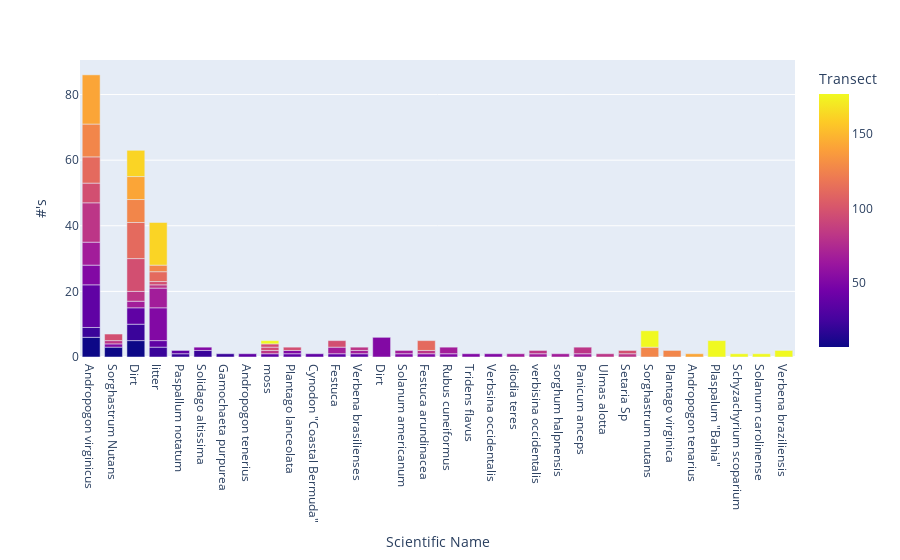

Notebook code for this chart:
### Markdown cell above
For plants:
    
    "Good" plants include:
    little bluestem (Schizachyrium scoparium), splitbeard bluestem (Andropogon ternarius), and Indian grass (Sorghastrum nutans) 
    
    "Bad" plants include:
    bermudagrass (Cynodon dactylon), Johnson grass (Sorghum halepense), bahiagrass (Paspalum notatum), and Vasey's grass (Paspalum urvillei).
    
    I would hypothesize that species diversity would correllate positiviely with increasing target "good" plant species and  would negatively correlate with an increase in "bad" plant species
        -Dr. Caspary

### Code cell
plants07 = plants[plants['Year'] == 2007]
plants13 = plants[plants['Year'] == 2013]
'''
I had made subplots using make_subplots and graph_object but I didn't like how they looked
'''
plantFig07 = px.bar(plants07, x="Scientific Name", y="#'s", color="Transect", barmode="group")
#plantFig07.write_html("plantFig07.html")
plantFig07.show()

### Figure 1 — Plotly figure (JSON) as saved in the notebook; plotly's stock layout.template omitted (floating-point values rounded to 4 significant figures)
{"data": [{"alignmentgroup": "True", "hovertemplate": "Scientific Name=%{x}<br>#'s=%{y}<br>Transect=%{marker.color}<extra></extra>", "legendgroup": "", "marker": {"color": [7, 7, 7, 22, 22, 22, 22, 22, 22, 37, 37, 37, 37, 37, 37, 37, 37, 37, 37, 52, 52, 52, 52, 52, 52, 52, 52, 52, 52, 52, 67, 67, 67, 67, 67, 67, 67, 67, 67, 67, 67, 82, 82, 82, 82, 82, 82, 82, 82, 82, 82, 82, 97, 97, 97, 97, 97, 97, 97, 97, 97, 112, 112, 112, 112, 127, 127, 127, 127, 127, 142, 142, 142, 162, 162, 177, 177, 177, 177, 177, 177], "coloraxis": "coloraxis", "pattern": {"shape": ""}}, "name": "", "offsetgroup": "", "orientation": "v", "showlegend": false, "textposition": "auto", "type": "bar", "x": ["Andropogon virginicus ", "Sorghastrum Nutans ", "Dirt", "litter", "Dirt", "Andropogon virginicus ", "Paspallum notatum ", "Solidago altissima ", "Gamochaeta purpurea ", "Andropogon virginicus ", "Andropogon tenerius ", "Dirt", "litter", "Paspallum notatum ", "moss", "Plantago lanceolata", "Cynodon \"Coastal Bermuda\"", "Festuca ", "Verbena brasilienses", "Dirt ", "Andropogon virginicus ", "Sorghastrum Nutans ", "Solanum americanum ", "litter", "Solidago altissima ", "Plantago lanceolata", "Festuca arundinacea ", "Rubus cuneiformus", "Tridens flavus ", "Verbsina occidentalis ", "Dirt", "litter", "Andropogon virginicus ", "diodia teres", "Festuca ", "Verbena brasilienses", "Rubus cuneiformus", "verbisina occidentalis", "Solanum americanum ", "sorghum halpnensis ", "Panicum anceps", "Dirt", "Andropogon virginicus ", "Ulmas alotta", "moss", "Setaria Sp", "Sorghastrum Nutans ", "Panicum anceps", "verbisina occidentalis", "Verbena brasilienses", "Festuca arundinacea ", "litter", "moss", "Sorghastrum Nutans ", "Andropogon virginicus ", "Setaria Sp", "Plantago lanceolata", "litter", "moss", "Dirt", "Festuca ", "Andropogon virginicus ", "litter", "Dirt", "Festuca arundinacea ", "Dirt", "Andropogon virginicus ", "Sorghastrum nutans ", "litter", "Plantago virginica ", "Andropogon tenarius ", "Andropogon virginicus ", "Dirt", "Dirt", "litter", "moss", "Plaspalum \"Bahia\"", "Schyzachyrium scoparium ", "Solanum carolinense ", "Sorghastrum nutans ", "Verbena braziliensis"], "xaxis": "x", "y": [6, 3, 5, 3, 5, 3, 1, 2, 1, 13, 1, 5, 2, 1, 1, 1, 1, 1, 1, 6, 6, 1, 1, 10, 1, 1, 1, 1, 1, 1, 2, 6, 7, 1, 2, 1, 2, 1, 1, 1, 1, 3, 12, 1, 1, 1, 1, 2, 1, 1, 1, 1, 1, 2, 6, 1, 1, 1, 1, 10, 2, 8, 3, 11, 3, 7, 10, 3, 2, 2, 1, 15, 7, 8, 13, 1, 5, 1, 1, 5, 2], "yaxis": "y"}], "layout": {"barmode": "group", "coloraxis": {"colorbar": {"title": {"text": "Transect"}}, "colorscale": [[0, "#0d0887"], [0.1111, "#46039f"], [0.2222, "#7201a8"], [0.3333, "#9c179e"], [0.4444, "#bd3786"], [0.5556, "#d8576b"], [0.6667, "#ed7953"], [0.7778, "#fb9f3a"], [0.8889, "#fdca26"], [1, "#f0f921"]]}, "legend": {"tracegroupgap": 0}, "margin": {"t": 60}, "xaxis": {"anchor": "y", "domain": [0, 1], "title": {"text": "Scientific Name"}}, "yaxis": {"anchor": "x", "domain": [0, 1], "title": {"text": "#'s"}}}}
